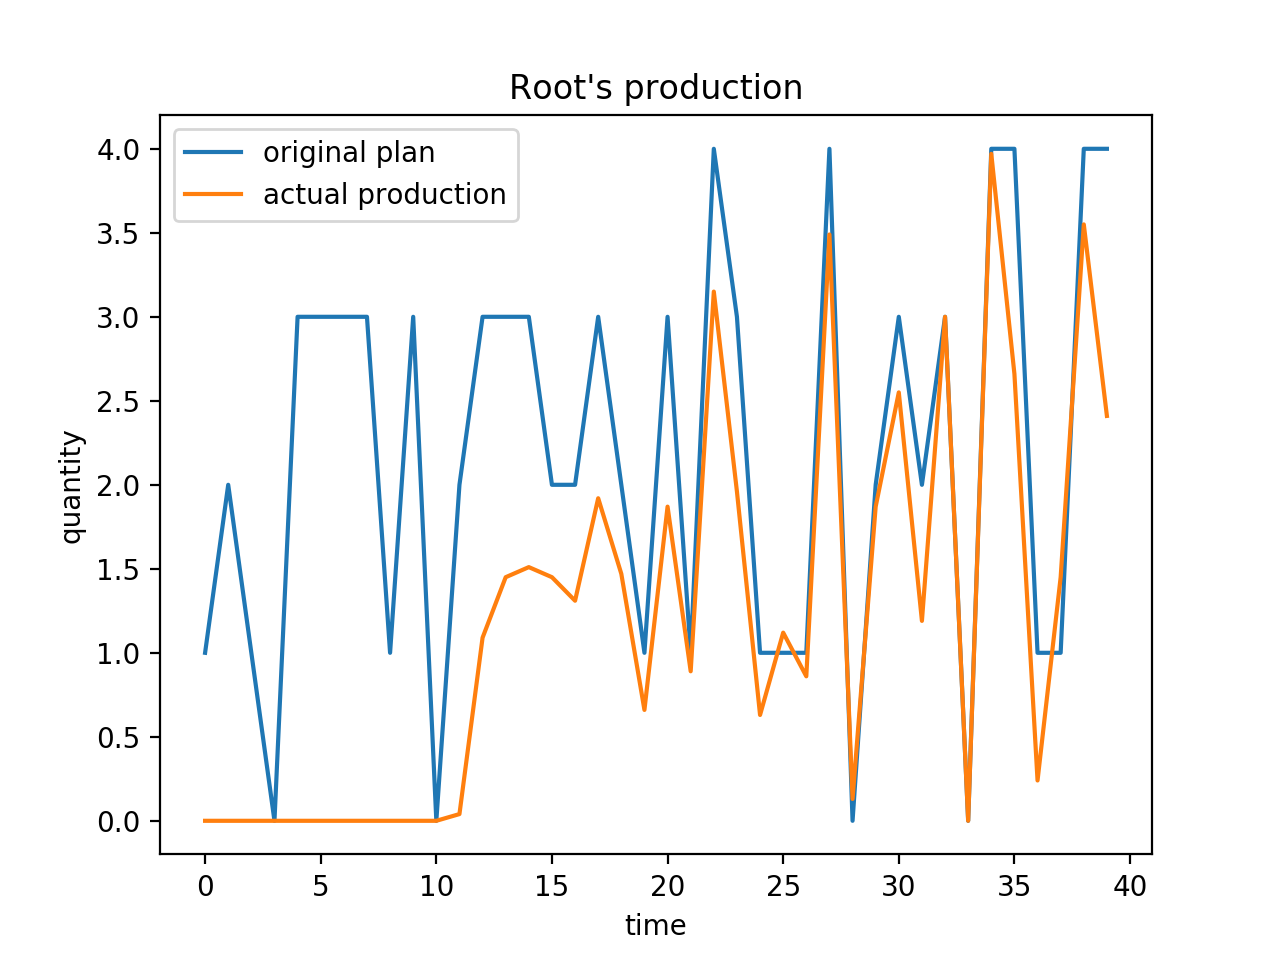

This figure's Python source:
import numpy as np
import matplotlib.pyplot as plt
InputPlan = open("PilotView/InputInventory_Data.pf","r")
OutputPlan = open("PilotView/OutputInventory_Data.pf","r")
ProdPlan = open("PilotView/ProdPlan_Data.pf","r")
ChainFile = open("Chain.txt","r")
ChainLines = list(ChainFile)
RootLabel = ChainLines[0].split(',')[0]
print(RootLabel)
InputLines = list(InputPlan)
OutputLines = list(OutputPlan)
ProdLines = list(ProdPlan)
T = 40
InputData = [[] for i in range(T)]
OutputData = np.zeros(T)
ProdData = np.zeros(T)
for fullline in InputLines:
    line = fullline.split()
    if line[0] == RootLabel:
        InputData[int(int(line[2])/int(line[3]))].append(float(line[4]))
print("##### Input Inventory Data #####")
print(InputData)
for fullline in OutputLines:
    line = fullline.split()
    if line[0] == RootLabel:
        OutputData[int(int(line[1])/int(line[2]))] = float(line[3])
print("##### Output Inventory Data #####")
print(OutputData)
for fullline in ProdLines:
    line = fullline.split()
    if line[0] == RootLabel:
        ProdData[int(int(line[1])/int(line[2]))] = float(line[3])
print("##### Production Plan #####")
print(ProdData)
RootPlan = open("PilotView/RootPlan_Data.pf","r")
RootLines = list(RootPlan)
RootData = np.zeros(T)
index = 0
for fullline in RootLines:
    line = fullline.split()
    subline = line[0].split()
    RootData[index] = int(subline[0])
    index = index + 1
    if index >= T:
        break
print('##### Root Plan #####')
print(RootData)
plot1, = plt.plot(range(T), RootData)
plot2, = plt.plot(range(T), ProdData)
plt.legend([plot1,plot2],["original plan", "actual production"])
plt.title("Root's production")
plt.xlabel("time")
plt.ylabel("quantity")
plt.savefig("RootProduction1.png")
